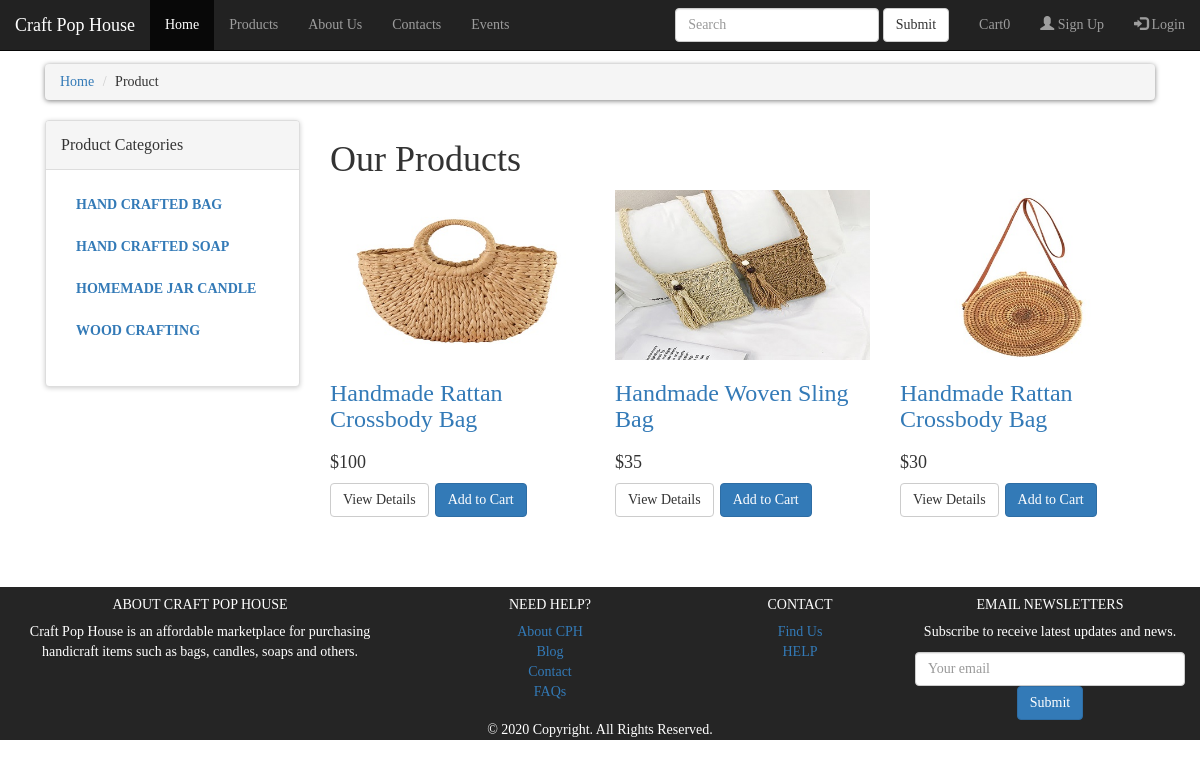
Page /admin/products.php on the earlier database version.
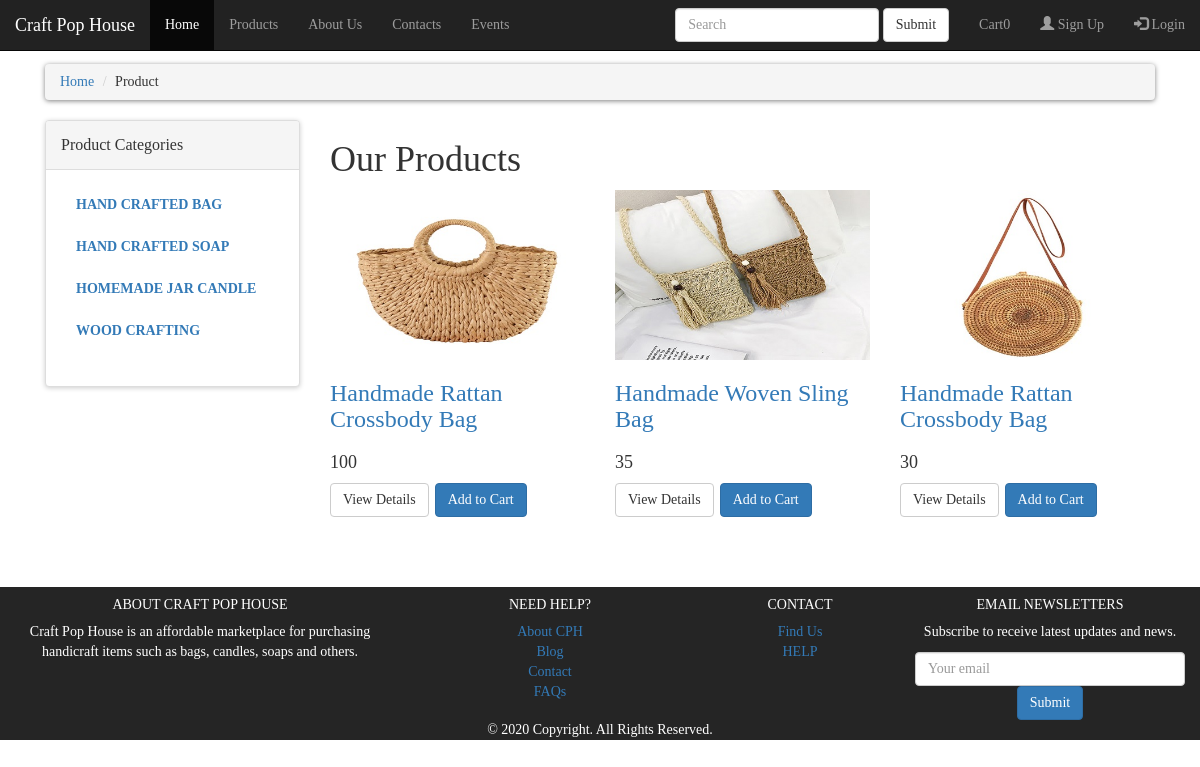
Same page on the later database version.
### tables this page shows
CREATE TABLE `products` (
  `product_id` int(11) NOT NULL,
  `product_category_id` int(11) NOT NULL,
  `product_title` text NOT NULL,
  `product_img` text NOT NULL,
  `product_price` text NOT NULL,
  `product_description` text NOT NULL
);

### admin/products.php (the view, shortened to what this page needs)
<?php
	include("function.php");
	?>
<!DOCTYPE html>
<html lang="en">
<head>
	<link rel="stylesheet" type="text/css" href="styles/category.css">
	<link rel="stylesheet" href="https://maxcdn.bootstrapcdn.com/bootstrap/3.4.1/css/bootstrap.min.css">
</head>
<body>
	<br>
	<?php
		include "includes/nav_header.php";
	?>
	<div id="content">
		<div class='container'>
			<div class="col-md-12">
				<ul class="breadcrumb">
					<li><a href="code.php">Home</a></li>
					<li>Product</li>
				</ul>
			</div>
			<div class="col-md-3">
			<?php
			include("includes/sidebar.php");
			?>
				</div>
				<div class="col-md-9">
				<?php
					if(!isset($_GET['category'])){
					echo "
					<div class='box'>
						<h1>Our Products</h1>
					</div>
					";
					}
				?>
					<div class="row">
					<?php
						if(!isset($_GET['category'])){
							$per_page=6;
							if(isset($_GET['page']))
							{
								$page = $_GET['page'];
							}
								else{
									$page=1;
								$start_form =($page-1) * $per_page;
								$get_product= "select * from products order by 1 DESC LIMIT $start_form,$per_page";
								$run_products= mysqli_query($connection,$get_product);
								while($row_products=mysqli_fetch_array($run_products))
									{
										$product_title = $row_products['product_title'];
										$product_price = $row_products['product_price'];
										$product_image = $row_products['product_img'];
										 echo "
										<div class='col-md-4 col-sm-6 center-responsive'>
											<div class='product'>
												<a href = '#'>
													<img class='img-responsive' src='images/$product_image'>
												</a>
												<div class='text'>
													<h3>
														<a href='#'>
															$product_title
														</a>
													<h3>
													<p class='price'>
														$product_price
													</p>
													<p class='button'>
														<a class='btn btn-default' href=''>
														View Details
														</a>
														<a class='btn btn-primary' href='#'>
															<i class='fa fa-shopping-cart'></i>Add to Cart
														</a>
													</p>
												</div>
											</div>
										</div>
									";
								}
							}
						}
					?>
					</div>
					</div>
				</div>
			</div>
	<?php
		include "includes/footer.php";
	?>
</body>
</html>

### includes/nav_header.php
<?php
	echo '<nav class="navbar navbar-fixed-top navbar-inverse">
			<div class="container-fluid">
				<div class="navbar-header">
				<a class="navbar-brand" href="index.php">Craft Pop House</a>
				</div>
				<ul class="nav navbar-nav">
					<li class="active"><a href="index.php">Home</a></li>
					<li><a href="products.php">Products</a></li>
					<li><a href="aboutus.php">About Us</a></li>
					<li><a href="contacts.php">Contacts</a></li>
					<li><a href="events.php">Events</a></li>
				</ul>';
				if(isset($_SESSION['user']))
				{
					echo '<ul class="nav navbar-nav navbar-right">
							  <li class="dropdown"><a class="dropdown-toggle" data-toggle="dropdown" href="#">'; echo $_SESSION["user"]["username"]; echo' <span class="caret"></span></a>
								<ul class="dropdown-menu">
								  <li><a href="#">Update Account</a></li>
								</ul>
							  </li>
							  <li><a href="logout.php"><span class="glyphicon glyphicon-log-in"></span> Sign Out</a></li>
						</ul>';
				}
				else
				{
					echo '<ul class="nav navbar-nav navbar-right">
							  <li><a href="registration.php"><span class="glyphicon glyphicon-user"></span> Sign Up</a></li>
							  <li><a href="login.php"><span class="glyphicon glyphicon-log-in"></span> Login</a></li>
						</ul>';
				}
				echo '<ul class="nav navbar-nav navbar-right">
						<li>
							<a href="cart.php" class="nav-item nav-link active">
							<i class="fas fa-shopping-cart"></i> Cart';
							if (isset($_SESSION['cart'])){
								$count = count($_SESSION['cart']);
								echo "<span id=\"cart_count\" class=\"text-white\">$count</span>";
							}
							else
							{
								echo "<span id=\"cart_count\" class=\"text-white\">0</span>";
							}
					echo '</a>
						</li>
					</ul>';
				echo '<form class="navbar-form navbar-right" action="/action_page.php">
						  <div class="form-group">
							<input type="text" class="form-control" placeholder="Search" name="search">
						  </div>
						  <button type="submit" class="btn btn-default">Submit</button>
					</form>';
			echo '</div>
		</nav>';
?>

Differences in the rows shown:
changed products (number 1 of 3 on the later page): product_price "$100" → "100"
changed products "Handmade Woven Sling Bag": product_price "$35" → "35"
changed products (number 3 of 3 on the later page): product_price "$30" → "30"
